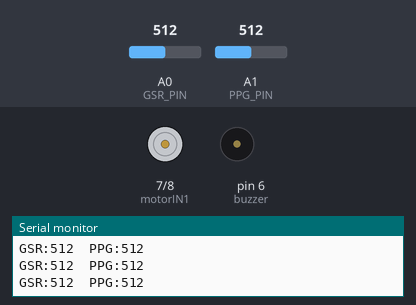
The sketch below on a simulated Arduino Uno, built with avr-gcc and run on an emulated ATmega328P. Shown: motor-driver pin pairs drawn as motors (green arrow = first pin HIGH = forward, orange = second pin HIGH = backward, longer = more drive, scaled by the enable pin), buzzer (waves = sounding), the last lines printed to the serial monitor. Inputs (shaded band) come from the test bench; at power-on: A0 (GSR_PIN) = 512, A1 (PPG_PIN) = 512.

Above: at 1.2 s.
1.3 s: A0 (GSR_PIN) set to 391
2.8 s: A0 (GSR_PIN) set to 363
At 3.2 s:
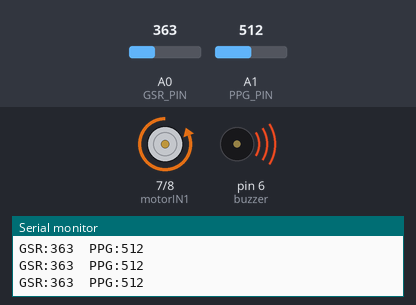
4.3 s: A0 (GSR_PIN) set to 390
At 4.7 s:
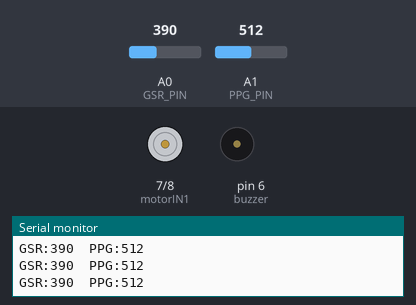
5.8 s: A0 (GSR_PIN) set to 370
At 6.1 s:
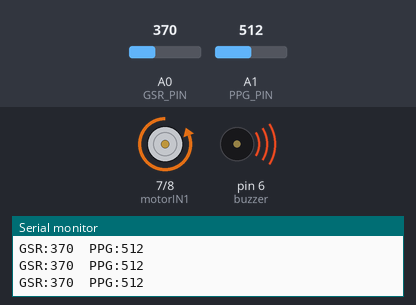
Timing chart, 0 to 8.3 s (numbered marks = the images above; inputs shaded):
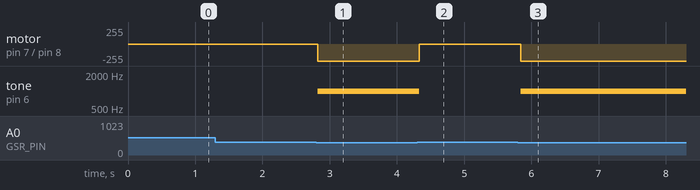

Measured:
- the behaviour switches between 380 and 379 on A0 (GSR_PIN) (found by bisection; images 0 and 1)
- after the input at 2.8 s, motor on pin 7 (motorIN1) / pin 8 (motorIN2): stopped → backward 255/255 at once; tone on pin 6 (buzzer): silent → 1000 Hz at once
- after the input at 4.3 s, motor on pin 7 (motorIN1) / pin 8 (motorIN2): backward 255/255 → stopped at once; tone on pin 6 (buzzer): 1000 Hz → silent at once
- after the input at 5.8 s, motor on pin 7 (motorIN1) / pin 8 (motorIN2): stopped → backward 255/255 at once; tone on pin 6 (buzzer): silent → 1000 Hz at once

The sketch:

final_code.ino
```cpp
// Sensor Pins
const int GSR_PIN = A0;  // GSR Sensor Input
const int PPG_PIN = A1;  // PPG Sensor Input
const int GSR_THRESHOLD = 380;  // Threshold for activating the car

// Motor driver pins (L298N)
const int motorIN1 = 7;
const int motorIN2 = 8;
const int motorENA = 9;  // Enable pin (PWM control)

// Buzzer pin
const int buzzer = 6;

void setup() {
  Serial.begin(9600);  // Start serial communication for Serial Plotter

  // Set motor pins as outputs
  pinMode(motorIN1, OUTPUT);
  pinMode(motorIN2, OUTPUT);
  pinMode(motorENA, OUTPUT);

  // Set buzzer pin as output
  pinMode(buzzer, OUTPUT);
}

void loop() {
  int gsrValue = analogRead(GSR_PIN);  // Read GSR sensor value
  int ppgValue = analogRead(PPG_PIN);  // Read PPG sensor value

  // Control car motion based on GSR
  if (gsrValue < GSR_THRESHOLD) {
    digitalWrite(motorIN1, LOW);
    digitalWrite(motorIN2, HIGH);
    analogWrite(motorENA, 255); // Full speed
    tone(buzzer, 1000);  // Beep
  }
  else {
    digitalWrite(motorIN1, LOW);
    digitalWrite(motorIN2, LOW);
    analogWrite(motorENA, 0);
    noTone(buzzer);
  }

  // Print both values for Serial Plotter (comma-separated format)
  Serial.print("GSR:");
  Serial.print(gsrValue);
  Serial.print("  PPG:");
  Serial.println(ppgValue);

  delay(100);  // Small delay for smooth plotting
}
```
